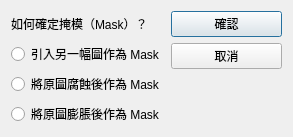
<?xml version="1.0" encoding="UTF-8"?>
<ui version="4.0">
 <class>Dialog</class>
 <widget class="QDialog" name="Dialog">
  <property name="windowModality">
   <enum>Qt::NonModal</enum>
  </property>
  <property name="geometry">
   <rect>
    <x>0</x>
    <y>0</y>
    <width>293</width>
    <height>137</height>
   </rect>
  </property>
  <property name="sizePolicy">
   <sizepolicy hsizetype="Fixed" vsizetype="Fixed">
    <horstretch>0</horstretch>
    <verstretch>0</verstretch>
   </sizepolicy>
  </property>
  <property name="minimumSize">
   <size>
    <width>293</width>
    <height>137</height>
   </size>
  </property>
  <property name="maximumSize">
   <size>
    <width>293</width>
    <height>137</height>
   </size>
  </property>
  <property name="windowTitle">
   <string>Mask 請求</string>
  </property>
  <layout class="QHBoxLayout" name="horizontalLayout">
   <item>
    <layout class="QVBoxLayout" name="verticalLayout_2">
     <item>
      <widget class="QLabel" name="label">
       <property name="text">
        <string>如何確定掩模（Mask）？</string>
       </property>
      </widget>
     </item>
     <item>
      <layout class="QVBoxLayout" name="verticalLayout">
       <item>
        <widget class="QRadioButton" name="useNewImageButton">
         <property name="text">
          <string>引入另一幅圖作為 Mask</string>
         </property>
        </widget>
       </item>
       <item>
        <widget class="QRadioButton" name="useErodedButton">
         <property name="text">
          <string>將原圖腐蝕後作為 Mask</string>
         </property>
        </widget>
       </item>
       <item>
        <widget class="QRadioButton" name="useDilatedButton">
         <property name="text">
          <string>將原圖膨脹後作為 Mask</string>
         </property>
        </widget>
       </item>
      </layout>
     </item>
    </layout>
   </item>
   <item>
    <layout class="QVBoxLayout" name="verticalLayout_3">
     <item>
      <widget class="QPushButton" name="okButton">
       <property name="text">
        <string>確認</string>
       </property>
       <property name="shortcut">
        <string>Return</string>
       </property>
       <property name="default">
        <bool>true</bool>
       </property>
      </widget>
     </item>
     <item>
      <widget class="QPushButton" name="cancelButton">
       <property name="text">
        <string>取消</string>
       </property>
      </widget>
     </item>
     <item>
      <spacer name="verticalSpacer">
       <property name="orientation">
        <enum>Qt::Vertical</enum>
       </property>
       <property name="sizeHint" stdset="0">
        <size>
         <width>20</width>
         <height>40</height>
        </size>
       </property>
      </spacer>
     </item>
    </layout>
   </item>
  </layout>
 </widget>
 <resources/>
 <connections/>
</ui>
